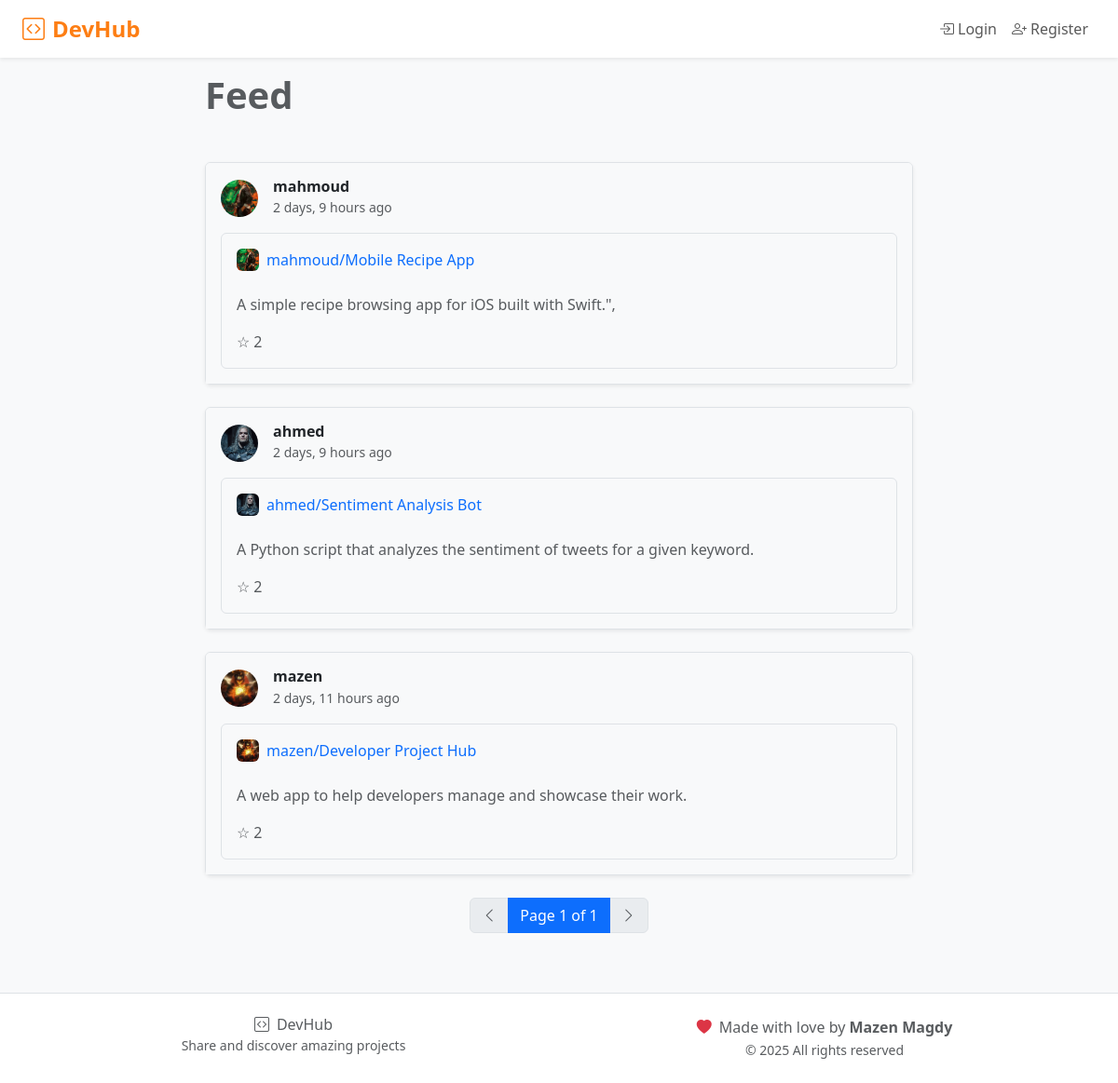
The app's page /, older data.
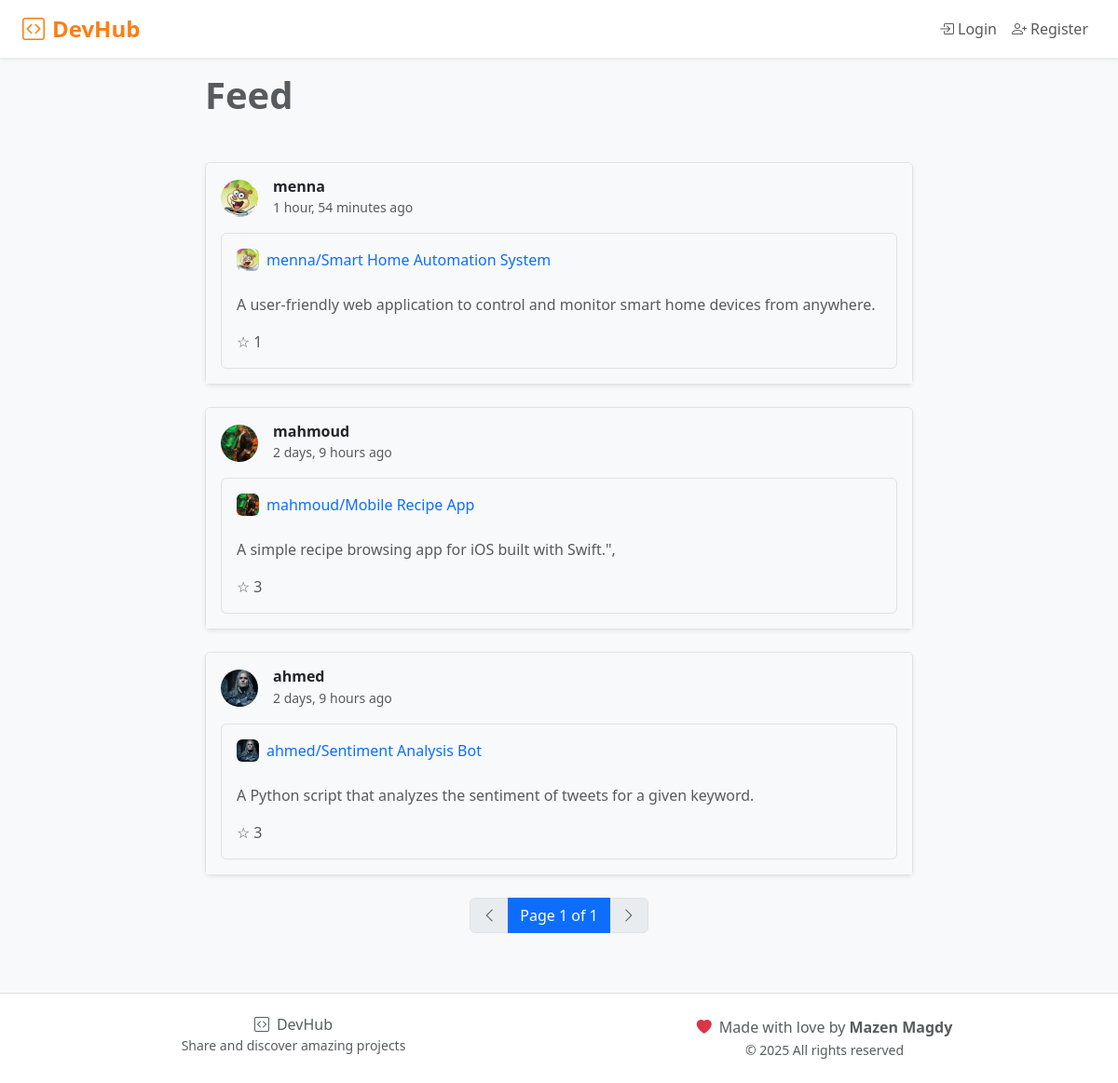
The same page, newer data.
### projects/models.py (models this page shows, shortened)
class Project(models.Model):
    owner = models.ForeignKey(User, on_delete=models.CASCADE, related_name="projects")
    title = models.CharField(max_length=255)
    overview = models.CharField(max_length=100)
    description = models.TextField(blank=True)
    video_url = models.URLField(blank=True)
    github_url = models.URLField(blank=True)
    image = models.ImageField(blank=True, upload_to="media")
    objectives = models.TextField(blank=True)
    key_learning = models.TextField(blank=True)
    is_public = models.BooleanField(default=True)
    technologies = models.ManyToManyField(
        Technology, related_name="projects", blank=True
    )
    viewers = models.ManyToManyField(
        User, related_name="viewed_projects", blank=True, editable=False
    )
    stars = models.ManyToManyField(User, related_name="starred_projects", blank=True)
    timestamp = models.DateTimeField(auto_now_add=True)
    class Meta:
        ordering = ["-timestamp"]

### accounts/models.py (models this page shows, shortened)
class User(AbstractUser):
    photo = models.ImageField(blank=True, upload_to="media")
    followers = models.ManyToManyField(
        "self", symmetrical=False, related_name="following", blank=True
    )

### projects/views.py (the view)
# urls.py: path("", views.index, name="index"),
def index(request):
    projects = Project.objects.filter(is_public=True)
    if request.user.is_authenticated:
        projects = projects.exclude(owner=request.user)
    page_number = request.GET.get("page")
    paginator = Paginator(projects, 10)  # Show 10 contacts per page.
    page_obj = paginator.get_page(page_number)
    return render(request, "projects/index.html", {"page_obj": page_obj})

### projects/templates/projects/index.html (shortened to what the changed rows need)
{% extends "projects/layout.html" %}
{% load static %}
{% block main %}
<div class="container-fluid px-4">
    <div class="row justify-content-center">
        <div class="col-lg-8 col-md-10">
            <div class="mb-5">
                <h1 class="fw-bold mb-3 mt-3 text-muted">Feed</h1>
            </div>
            {% for project in page_obj  %}
                <div class="card shadow-sm mb-4 border rounded">
                    <div class="card-header bg-light border-0 py-3">
                        <div class="d-flex justify-content-between align-items-center">
                            <a href="{% url 'accounts:dashboard' project.owner.username %}" class="text-decoration-none">
                                <div class="d-flex align-items-center">
                                    {% if project.owner.photo %}
                                        <img src="{{ project.owner.photo.url }}" alt="{{ project.owner.username }} photo"
                                            class="rounded-circle me-3" style="width: 40px; height: 40px; object-fit: cover;">
                                    {% else %}
                                        <img src="{% static 'projects/default.png' %}" alt="default image"
                                            class="rounded-circle me-3" style="width: 40px; height: 40px; object-fit: cover;">
                                    {% endif %}
                                    <div>
                                        <h6 class="mb-0 text-dark fw-semibold">{{ project.owner.username }}</h6>
                                        <small class="text-muted">{{ project.timestamp|timesince }} ago</small>
                                    </div>
                                </div>
                            </a>
                        </div>
                        <div class="border rounded p-3 mt-3">
                            <div class="d-flex justify-content-between align-items-start mb-3">
                                <a href="{% url 'projects:detail' project.id %}"
                                    class="text-decoration-none flex-grow-1">
                                    <div class="d-flex align-items-center mb-2">
                                        {% if project.owner.photo %}
                                            <img src="{{ project.owner.photo.url }}" alt="{{ project.owner.username }} photo"
                                                class="rounded me-2" style="width: 24px; height: 24px; object-fit: cover;">
                                        {% else %}
                                        <img src="{% static 'projects/default.png' %}" alt="default image" class="rounded me-2"
                                            style="width: 24px; height: 24px; object-fit: cover;">
                                        {% endif %}
                                        <span class="text-primary fw-medium">{{ project.owner.username }}/{{ project.title }}</span>
                                    </div>
                                </a>
                            </div>
                            <p class="card-text text-muted mb-3">{{ project.overview }}</p>
                            <div class="d-flex align-items-center justify-content-between">
                                <div class="d-flex align-items-center text-muted">
                                    {% if user.is_authenticated and user in project.stars.all %}
                                        <span data-id="{{ project.id }}" class="star_icon2 me-1">★</span>
                                    {% else %}
                                        <span data-id="{{ project.id }}" class="star_icon2 me-1">☆</span>
                                    {% endif %}
                                    <span id="star-count">{{ project.stars.count }}</span>
                                </div>
                            </div>
                        </div>
                    </div>
                </div>
            {% endfor %}
        </div>
    </div>
</div>
{% endblock %}

Row changes from the older to the newer data that the page shows:
no longer on this page (row edited): Project: owner.photo (picture), owner.username "mazen", timestamp "2 days, 11 hours", title "Developer Project Hub", overview "A web app to help developers manage and showcase their work.", stars.count "2"
added Project: owner.photo (picture), owner.username "menna", timestamp "1 hour, 54 minutes", title "Smart Home Automation System", overview "A user-friendly web application to control and monitor smart home devices from anywhere.", stars.count "1"
computed for Project "Mobile Recipe App": stars.count "2" → "3"
computed for Project "Sentiment Analysis Bot": stars.count "2" → "3"
